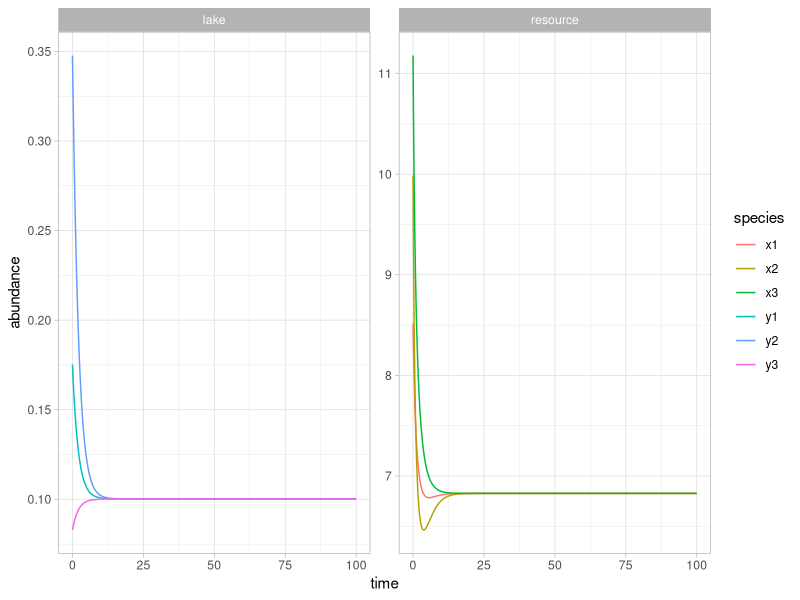
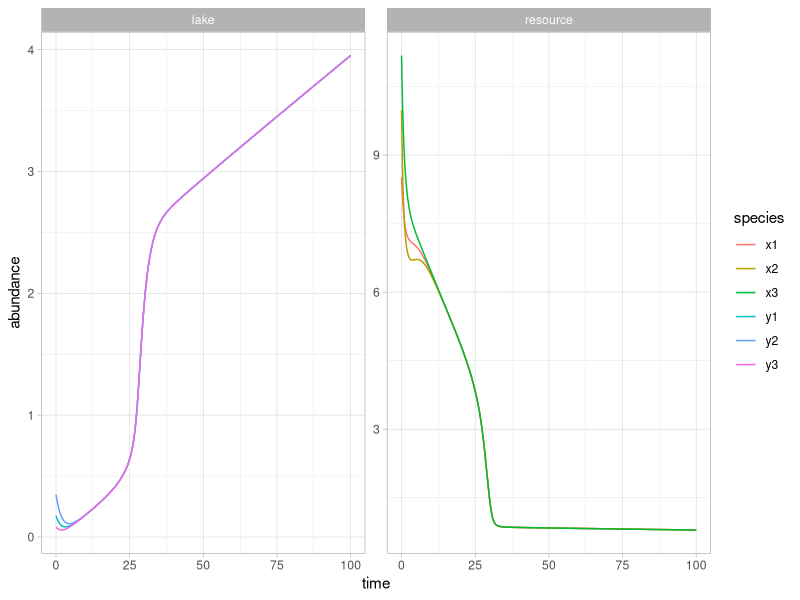
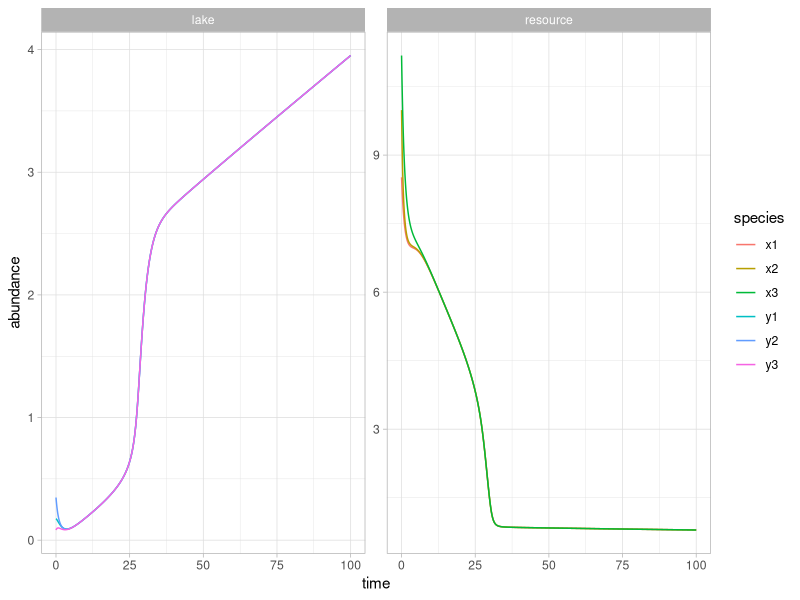
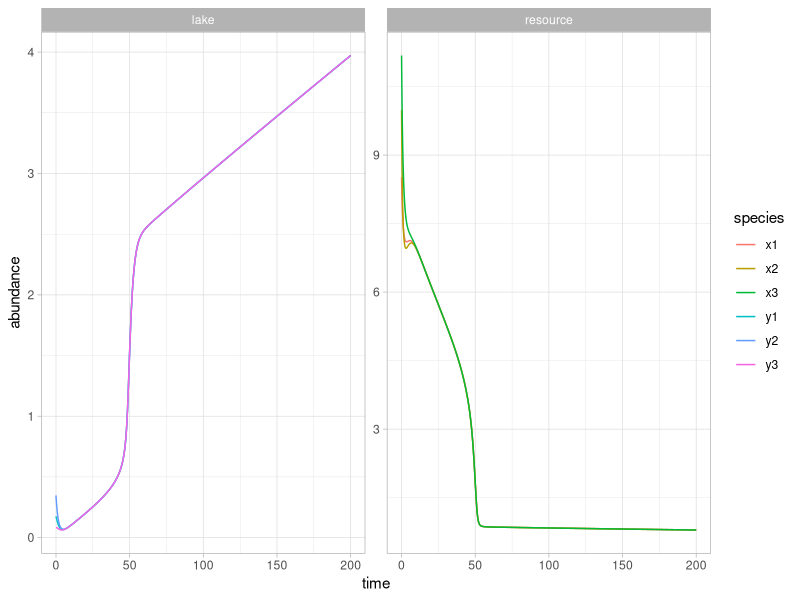
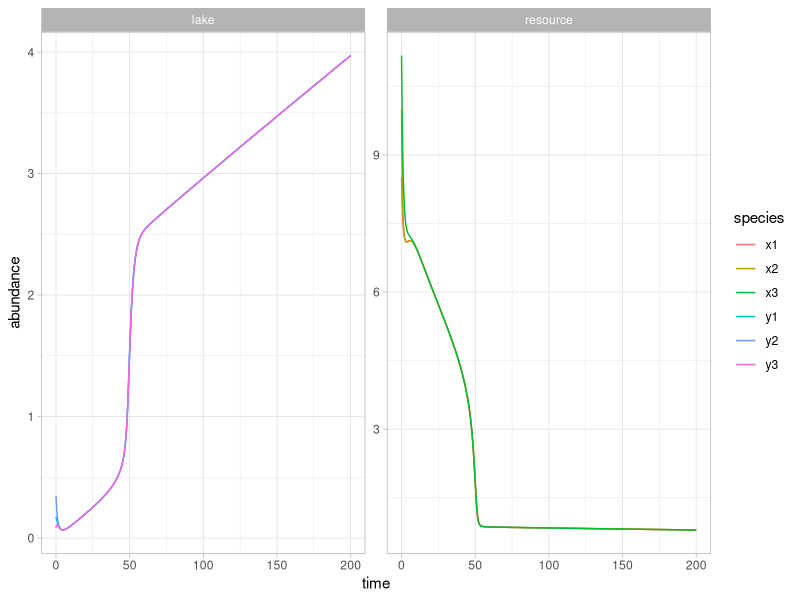
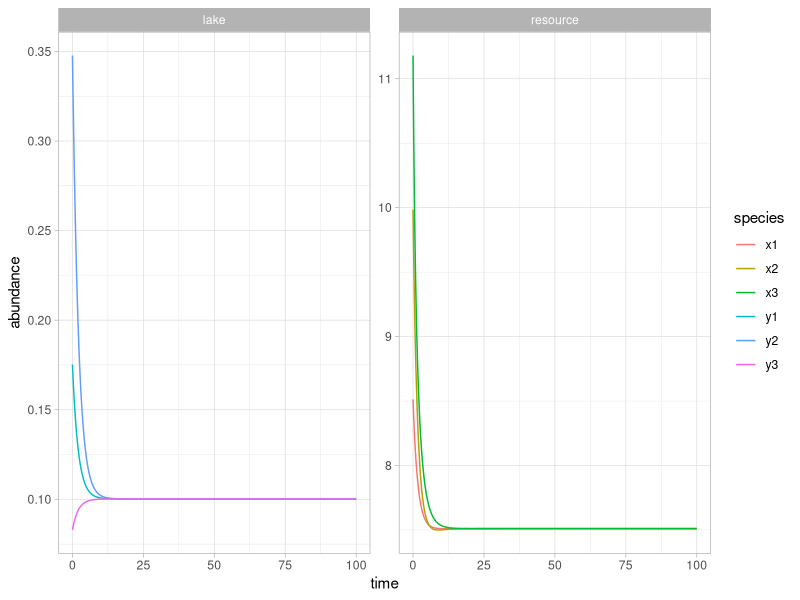
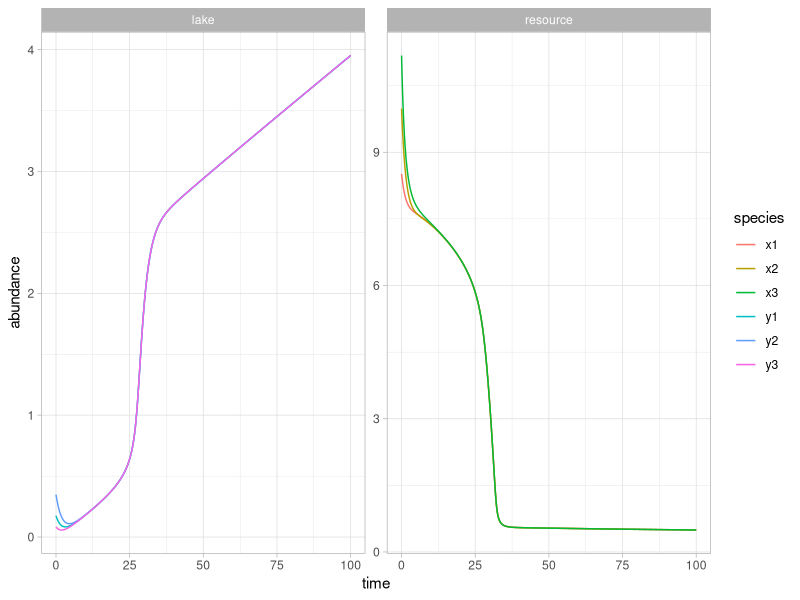
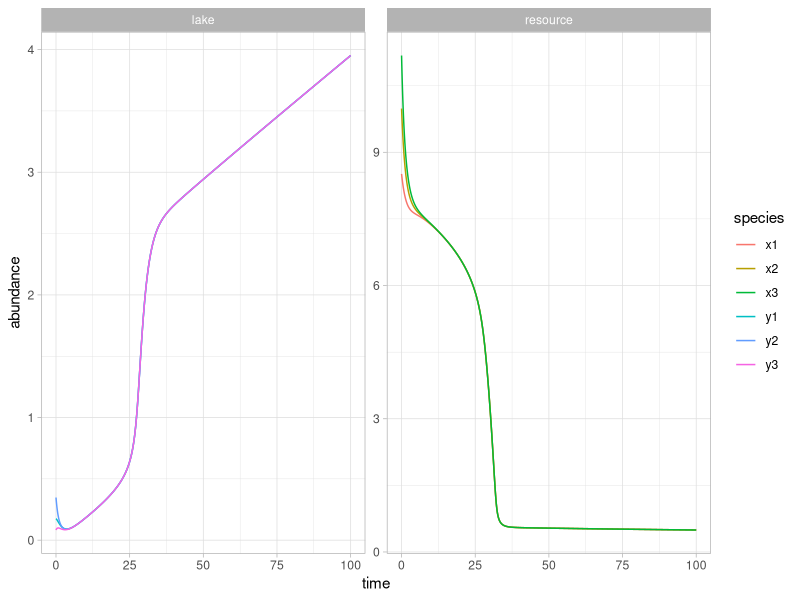

Source code (R) for these figures, in order:
## ---- chunk 1
knitr::opts_chunk$set(comment=NA, fig.width=4, fig.height=3.5, tidy = TRUE)
## ---- chunk 2
library(deSolve)
# library(deTestSet)
library(tidyverse)
library(rlang)
## ---- chunk 3

link_f <- expr((1 / (1 + y))) ## This is the link function

## set matrixes
n <- 3      # number of system elements (resources, lakes)
Dij <- matrix(0,
  #runif(n^2, min = 0.02, max = 0.05),
  ncol = n, nrow = n)
diag(Dij) <- 0
Lij <- matrix(0,
  #runif(n^2, min = 0.02, max = 0.05),
  ncol = n, nrow = n)
diag(Lij) <- 0

rootfun <- function(t,y,parms) {as.numeric(!any(y<0))}
# This is where we define your event function
# Add this directly above your call to ode()
  posfun <- function(t, y, parms){
    with(as.list(y), {
      y[which(y<0)] <- 0  
      return(y)
    })
  }


## Coupled equations

coupled <- function(t, yini, params){
  with(as.list(c(yini, params)), {
    x <- yini[1:n]          # n is the number of resources or lakes
    y <- yini[(1+n):(n*2)]  # yini has n inintial contidions for resources and lakes
    
    dx <- R * x * (1- x/ (K * eval(link_f) ) ) - c *((x^a) / (1 + (x^a) )) - rowSums(Dij * Qi * outer(x, x, FUN = "-")) + colSums(Dij * Qi * outer(x, x, FUN = "-"))
    dy <- u - (b*y) + v * (y^beta/(1^beta + y^beta)) - rowSums(Lij * Zi * outer(y, y, FUN = "-")) + colSums(Lij * Zi * outer(y, y, FUN = "-"))
    
    return(list(c(dx, dy)))
  })
}

# J200603: Note that I modified the code for the difussion term to account for row and col sums. I did the exercise in paper. Row and Col sums are necessary because each represent outputs and inputs in that time step; but the quantity and direction depends on the state variable in t-1. The directionality of the network is lost despite an asymmetric matrix, because the sign of the quantity flow changes over time. 


## Parameters
params <- list(
  v = 1,
  u = 0.05,
  #Yi = 2.5, == Zi # to be consisten with notation.
  beta = 4 ,
  Dij = Dij,
  Qi = 0.33,
  Lij = Lij,
  Zi = 0.33,
  R =  1,        # Growth rate
  K = 10,        # carryng capacity
  a =  4,        # maximum level after crossing the threshold
  c = 1.7,
  b = 1/2
)
## Initial conditions
yini <- c(x = c(runif(n, 8,12)),   # x are resources
          y = c(runif(n, 0, 0.5))) # y are lakes

## set up time steps
times <- seq(from = 0, to = 100, by = 0.01)

## run the model
#print(system.time(
    out <- ode(
      y = yini, times = times, 
      parms = params, func = coupled, root = rootfun,
      #method = "bdf", ## see help("ode") for more methods
      events=list(func = posfun, time = times, root = TRUE)
    )
#))
## ---- chunk 4
out %>%
  as_tibble() %>% 
  gather(key = "species", value = "abundance", 2:7) %>% 
  mutate(type = str_remove_all(species, "[:digit:]"),
         type = ifelse(type == "x", "resource", "lake")) %>%
  #filter(time < 35) %>%
  ggplot(aes(time, abundance)) + 
  geom_line(aes(color = species)) +
  facet_wrap(~type, scales = "free") +
  theme_light()
## ---- chunk 5
## slow variable 
# varying consumption term
df_pollution <- data.frame(year = seq(0, 100, 1), c = seq(0.01, 1, length.out = 101 ))
u_var <- approxfun(df_pollution)


coupled <- function(t, yini, params){
  with(as.list(c(yini, params)), {
    x <- yini[1:n]          # n is the number of resources or lakes
    y <- yini[(1+n):(n*2)]      # yini has n inintial contidions for resources and lakes
    u <- u_var(t)
    
    dx <- R * x * (1- x/ (K * eval(link_f) ) ) - c *((x^a) / (1 + (x^a) )) - rowSums(Dij * Qi * outer(x, x, FUN = "-")) + colSums(Dij * Qi * outer(x, x, FUN = "-"))
    dy <- u - (b*y) + v * (y^beta/(1^beta + y^beta)) - rowSums(Lij * Zi * outer(y, y, FUN = "-")) + colSums(Lij * Zi * outer(y, y, FUN = "-"))
    
    return(list(c(dx, dy)))
  })
}

## Parameters same as before, no need to run again

## run the model
#print(system.time(
    out <- ode(
      y = yini, times = times, parms = params, func = coupled,
      #method = "bdf", ## see help("ode") for more methods
      events=list(func = posfun, time = times)
    )
#))
#Plot results
out %>%
  as_tibble() %>% 
  gather(key = "species", value = "abundance", 2:7) %>% 
  mutate(type = str_remove_all(species, "[:digit:]"),
         type = ifelse(type == "x", "resource", "lake")) %>%
  #filter(time < 35) %>%
  ggplot(aes(time, abundance)) + 
  geom_line(aes(color = species)) +
  facet_wrap(~type, scales = "free") +
  theme_light()

## ---- chunk 6
## set matrixes
n <- 3
Dij <- matrix(0,
  #runif(n^2, min = 0.02, max = 0.05),
  ncol = n, nrow = n)
diag(Dij) <- 0


Lij <- matrix(c(
  0,1,0,
  0,0,1,
  0,0,0
),
  ncol = n, nrow = n, byrow = T)
diag(Lij) <- 0

## Parameters: update matrices
params <- list(
  v = 1,
  # u = 0.05,
  beta = 4 ,
  Dij = Dij,
  Qi = 1/n,
  Lij = Lij,
  Zi = 1/n,
  R =  1,        # Growth rate
  K = 10,        # carryng capacity
  a =  4,        # maximum level after crossing the threshold
  c = 1.7,
  b = 1/2
)
## run the model
#print(system.time(
    out <- ode(
      y = yini, times = times, parms = params, func = coupled, rootfun = rootfun,
      #method = "bdf", ## see help("ode") for more methods
      events=list(func = posfun, time = times, root = TRUE)
    )
#))
#Plot results
out %>%
  as_tibble() %>% 
  gather(key = "species", value = "abundance", 2:7) %>% 
  mutate(type = str_remove_all(species, "[:digit:]"),
         type = ifelse(type == "x", "resource", "lake")) %>%
  #filter(time < 35) %>%
  ggplot(aes(time, abundance)) + 
  geom_line(aes(color = species)) +
  facet_wrap(~type, scales = "free") +
  theme_light()


## ---- chunk 7
## Do you need to increase running time?
## slow variable
# varying consumption term
df_pollution <- data.frame(year = seq(0, 200, 1), c = seq(0.01, 1, length.out = 201 ))
u_var <- approxfun(df_pollution)


## set matrixes
n <- 3
Dij <- matrix(0,
  #runif(n^2, min = 0.02, max = 0.05),
  ncol = n, nrow = n)
diag(Dij) <- 0
Lij <- matrix(c(
  0,1,1,
  0,0,0,
  0,0,0
),
  ncol = n, nrow = n, byrow = F)
diag(Lij) <- 0

## Parameters
params <- list(
  v = 1,
  beta = 4 ,
  Dij = Dij,
  Qi = 1/n,
  Lij = Lij,
  Zi = 1/n,
  R =  1,        # Growth rate
  K = 10,        # carryng capacity
  a =  4,        # maximum level after crossing the threshold
  c = 1.7,
  b = 1/2
)

## run the model
#print(system.time(
    out <- ode(
      y = yini, times = seq(from = 0, to = 200, by = 0.01), 
      parms = params, func = coupled, rootfun = rootfun,
      method = "lsoda", ## see help("ode") for more methods
      events=list(func = posfun, root = TRUE)
    )
#))
#Plot results
out %>%
  as_tibble() %>% 
  gather(key = "species", value = "abundance", 2:7) %>% 
  mutate(type = str_remove_all(species, "[:digit:]"),
         type = ifelse(type == "x", "resource", "lake")) %>%
  #filter(time < 35) %>%
  ggplot(aes(time, abundance)) + 
  geom_line(aes(color = species)) +
  facet_wrap(~type, scales = "free") +
  theme_light()

## ---- chunk 8
## Do you need to increase running time?
## slow variable
# varying consumption term
df_pollution <- data.frame(year = seq(0, 200, 1), c = seq(0.01, 1, length.out = 201 ))
u_var <- approxfun(df_pollution)


## set matrixes
n <- 3
Dij <- matrix(0,
  #runif(n^2, min = 0.02, max = 0.05),
  ncol = n, nrow = n, byrow = TRUE)
diag(Dij) <- 0
Lij <- matrix(c(
  0,1,0,
  0,0,1,
  1,0,0
),
  ncol = n, nrow = n, byrow = F)
diag(Lij) <- 0

## Parameters
params <- list(
  v = 1,
  # u = 0.05,
  # Yi = 2.5, == Zi # to be consisten with notation.
  beta = 4 ,
  Dij = Dij,
  Qi = 1/n,
  Lij = Lij,
  Zi = 1/n,
  R =  1,        # Growth rate
  K = 10,        # carryng capacity
  a =  4,        # maximum level after crossing the threshold
  c = 1.7,
  b = 1/2
)

## run the model
#print(system.time(
    out <- ode(
      y = yini, times = seq(from = 0, to = 200, by = 0.1), 
      parms = params, func = coupled, rootfun = rootfun,
      #method = "bdf", ## see help("ode") for more methods
      events=list(func = posfun, root = TRUE)
    )
#))
#Plot results
out %>%
  as_tibble() %>% 
  gather(key = "species", value = "abundance", 2:7) %>% 
  mutate(type = str_remove_all(species, "[:digit:]"),
         type = ifelse(type == "x", "resource", "lake")) %>%
  #filter(time < 35) %>%
  ggplot(aes(time, abundance)) + 
  geom_line(aes(color = species)) +
  facet_wrap(~type, scales = "free") +
  theme_light()


## ---- chunk 9
## set matrixes
n <- 3
Dij <- matrix(0,
  #runif(n^2, min = 0.02, max = 0.05),
  ncol = n, nrow = n)
diag(Dij) <- 0
Lij <- matrix(0,
  #runif(n^2, min = 0.02, max = 0.05),
  ncol = n, nrow = n)
diag(Lij) <- 0


# This is where we define your event function
# Add this directly above your call to ode()
  posfun <- function(t, y, parms){
    with(as.list(y), {
      y[which(y<0)] <- 0  
      return(y)
    })
  }


coupled <- function(t, yini, params){
  with(as.list(c(yini, params)), {
    x <- yini[1:3]
    y <- yini[4:6]
    
    dx <- R * eval(link_f) *  x * (1- x/ (K  ) ) - c *((x^a) / (1 + (x^a) )) - rowSums(Dij * Qi * outer(x, x, FUN = "-")) + colSums(Dij * Qi * outer(x, x, FUN = "-"))
    dy <- u - (b*y) + v * (y^beta/(1^beta + y^beta)) - rowSums(Lij * Zi * outer(y, y, FUN = "-")) + colSums(Lij * Zi * outer(y, y, FUN = "-"))
    return(list(c(dx, dy)))
  })
}

## Parameters
params <- list(
  v = 1,
  u = 0.05,
  # Yi = 2.5, == Zi # to be consisten with notation.
  beta = 4 ,
  Dij = Dij,
  Qi = 1/n,
  Lij = Lij,
  Zi = 1/n,
  R =  1,        # Growth rate
  K = 10,        # carryng capacity
  a =  4,        # maximum level after crossing the threshold
  c = 1.7,
  b = 1/2
)


## run the model
#print(system.time(
    out <- ode(
      y = yini, times = times, parms = params, 
      func = coupled, rootfun = rootfun,
      #method = "bdf", ## see help("ode") for more methods
      events=list(func = posfun, root = TRUE)
    )
#))
## ---- chunk 10
out %>%
  as_tibble() %>% 
  gather(key = "species", value = "abundance", 2:7) %>% 
  mutate(type = str_remove_all(species, "[:digit:]"),
         type = ifelse(type == "x", "resource", "lake")) %>%
  #filter(time < 35) %>%
  ggplot(aes(time, abundance)) + 
  geom_line(aes(color = species)) +
  facet_wrap(~type, scales = "free") +
  theme_light()
## ---- chunk 11
## slow variable 
# varying consumption term
df_pollution <- data.frame(year = seq(0, 100, 1), c = seq(0.01, 1, length.out = 101 ))
u_var <- approxfun(df_pollution)


coupled <- function(t, yini, params){
  with(as.list(c(yini, params)), {
    x <- yini[1:3]
    y <- yini[4:6]
    u <- u_var(t)
    
    dx <- R * eval(link_f) *  x * (1- x/ (K  ) ) - c *((x^a) / (1 + (x^a) )) - rowSums(Dij * Qi * outer(x, x, FUN = "-")) + colSums(Dij * Qi * outer(x, x, FUN = "-"))
    dy <- u - (b*y) + v * (y^beta/(1^beta + y^beta)) - rowSums(Lij * Zi * outer(y, y, FUN = "-")) + colSums(Lij * Zi * outer(y, y, FUN = "-"))
    
    return(list(c(dx, dy)))
  })
}
## Parameters
params <- list(
  v = 1,
  u = 0.05,
  # Yi = 2.5, == Zi # to be consisten with notation.
  beta = 4 ,
  Dij = Dij,
  Qi = 1/n,
  Lij = Lij,
  Zi = 1/n,
  R =  1,        # Growth rate
  K = 10,        # carryng capacity
  a =  4,        # maximum level after crossing the threshold
  c = 1.7,
  b = 1/2
)

## run the model
#print(system.time(
    out <- ode(
      y = yini, times = times, parms = params, 
      func = coupled, rootfun = rootfun,
      #method = "bdf", ## see help("ode") for more methods
      events=list(func = posfun, root = TRUE)
    )
#))
#Plot results
out %>%
  as_tibble() %>% 
  gather(key = "species", value = "abundance", 2:7) %>% 
  mutate(type = str_remove_all(species, "[:digit:]"),
         type = ifelse(type == "x", "resource", "lake")) %>%
  #filter(time < 35) %>%
  ggplot(aes(time, abundance)) + 
  geom_line(aes(color = species)) +
  facet_wrap(~type, scales = "free") +
  theme_light()

## ---- chunk 12
## set matrixes
n <- 3
Dij <- matrix(0,
  #runif(n^2, min = 0.02, max = 0.05),
  ncol = n, nrow = n)
diag(Dij) <- 0
Lij <- matrix(c(
  0,1,0,
  0,0,1,
  0,0,0
),
  ncol = n, nrow = n, byrow = T)
diag(Lij) <- 0

## Parameters
params <- list(
  v = 1,
  u = 0.05,
  # Yi = 2.5, == Zi # to be consisten with notation.
  beta = 4 ,
  Dij = Dij,
  Qi = 1/n,
  Lij = Lij,
  Zi = 1/n,
  R =  1,        # Growth rate
  K = 10,        # carryng capacity
  a =  4,        # maximum level after crossing the threshold
  c = 1.7,
  b = 1/2
)

## run the model
#print(system.time(
    out <- ode(
      y = yini, times = times, parms = params, 
      func = coupled, rootfun = rootfun,
      #method = "bdf", ## see help("ode") for more methods
      events=list(func = posfun, root = TRUE)
    )
#))
#Plot results
out %>%
  as_tibble() %>% 
  gather(key = "species", value = "abundance", 2:7) %>% 
  mutate(type = str_remove_all(species, "[:digit:]"),
         type = ifelse(type == "x", "resource", "lake")) %>%
  #filter(time < 35) %>%
  ggplot(aes(time, abundance)) + 
  geom_line(aes(color = species)) +
  facet_wrap(~type, scales = "free") +
  theme_light()

## ---- chunk 13
## set matrixes
n <- 3
Dij <- matrix(0,
  #runif(n^2, min = 0.02, max = 0.05),
  ncol = n, nrow = n)
diag(Dij) <- 0
Lij <- matrix(c(
  0,1,1,
  0,0,0,
  0,0,0
),
  ncol = n, nrow = n, byrow = T)
diag(Lij) <- 0
## Parameters
params <- list(
  v = 1,
  u = 0.05,
  # Yi = 2.5, == Zi # to be consisten with notation.
  beta = 4 ,
  Dij = Dij,
  Qi = 1/n,
  Lij = Lij,
  Zi = 1/n,
  R =  1,        # Growth rate
  K = 10,        # carryng capacity
  a =  4,        # maximum level after crossing the threshold
  c = 1.7,
  b = 1/2
)
## run the model
#print(system.time(
    out <- ode(
      y = yini, times = times, parms = params, 
      func = coupled, rootfun = rootfun,
      method = "bdf", ## see help("ode") for more methods
      events=list(func = posfun, root = TRUE)
    )
#))
#Plot results
out %>%
  as_tibble() %>% 
  gather(key = "species", value = "abundance", 2:7) %>% 
  mutate(type = str_remove_all(species, "[:digit:]"),
         type = ifelse(type == "x", "resource", "lake")) %>%
  #filter(time < 35) %>%
  ggplot(aes(time, abundance)) + 
  geom_line(aes(color = species)) +
  facet_wrap(~type, scales = "free") +
  theme_light()

## ---- chunk 14
## Do you need to increase running time?
# ## slow variable 
# # varying consumption term
df_pollution <- data.frame(year = seq(0, 200, 1), c = seq(0.01, 1, length.out = 201 ))
u_var <- approxfun(df_pollution)


## set matrixes
n <- 3
Dij <- matrix(0,
  #runif(n^2, min = 0.02, max = 0.05),
  ncol = n, nrow = n, byrow = TRUE)
diag(Dij) <- 0
Lij <- matrix(c(
  0,1,0,
  0,0,1,
  1,0,0
),
  ncol = n, nrow = n, byrow = F)
diag(Lij) <- 0

## Parameters
params <- list(
  v = 1,
  # u = 0.05,
  # Yi = 2.5, == Zi # to be consisten with notation.
  beta = 4 ,
  Dij = Dij,
  Qi = 1/n,
  Lij = Lij,
  Zi = 1/n,
  R =  1,        # Growth rate
  K = 10,        # carryng capacity
  a =  4,        # maximum level after crossing the threshold
  c = 1.7,
  b = 1/2
)

## run the model
#print(system.time(
    out <- ode(
      y = yini, times = seq(from = 0, to = 200, by = 0.01), 
      parms = params, func = coupled, rootfun = rootfun,
      #method = "bdf", ## see help("ode") for more methods
      events=list(func = posfun, root = TRUE)
    )
#))
#Plot results
out %>%
  as_tibble() %>% 
  gather(key = "species", value = "abundance", 2:7) %>% 
  mutate(type = str_remove_all(species, "[:digit:]"),
         type = ifelse(type == "x", "resource", "lake")) %>%
  #filter(time < 35) %>%
  ggplot(aes(time, abundance)) + 
  geom_line(aes(color = species)) +
  facet_wrap(~type, scales = "free") +
  theme_light()


## ---- chunk 15
## set matrixes
n <- 3
Dij <- matrix(0,
  #runif(n^2, min = 0.02, max = 0.05),
  ncol = n, nrow = n)
diag(Dij) <- 0
Lij <- matrix(0,
  #runif(n^2, min = 0.02, max = 0.05),
  ncol = n, nrow = n)
diag(Lij) <- 0


# This is where we define your event function
# Add this directly above your call to ode()
  posfun <- function(t, y, parms){
    with(as.list(y), {
      y[which(y<0)] <- 0  
      return(y)
    })
  }


## Slow variable? perhaps latter

coupled <- function(t, yini, params){
  with(as.list(c(yini, params)), {
    x <- yini[1:3]
    y <- yini[4:6]
    
    dx <- R  *  x * (1- x/ (K  ) ) - c * eval(link_f) *((x^a) / (1 + (x^a) )) - rowSums(Dij * Qi * outer(x, x, FUN = "-")) + colSums(Dij * Qi * outer(x, x, FUN = "-"))
    dy <- u - (b*y) + v * (y^beta/(1^beta + y^beta)) - rowSums(Lij * Zi * outer(y, y, FUN = "-")) + colSums(Lij * Zi * outer(y, y, FUN = "-"))
     
    return(list(c(dx, dy)))
  })
}

## Parameters
params <- list(
  v = 1,
  u = 0.05,
  # Yi = 2.5, == Zi # to be consisten with notation.
  beta = 4 ,
  Dij = Dij,
  Qi = 1/n,
  Lij = Lij,
  Zi = 1/n,
  R =  1,        # Growth rate
  K = 10,        # carryng capacity
  a =  4,        # maximum level after crossing the threshold
  c = 1.7,
  b = 1/2
)


## run the model
#print(system.time(
    out <- ode(
      y = yini, times = times, parms = params, func = coupled,
      rootfunc = rootfun,
      #method = "bdf", ## see help("ode") for more methods
      events=list(func = posfun, root = TRUE)
    )
#))
## ---- chunk 16
out %>%
  as_tibble() %>% 
  gather(key = "species", value = "abundance", 2:7) %>% 
  mutate(type = str_remove_all(species, "[:digit:]"),
         type = ifelse(type == "x", "resource", "lake")) %>%
  #filter(time < 35) %>%
  ggplot(aes(time, abundance)) + 
  geom_line(aes(color = species)) +
  facet_wrap(~type, scales = "free") +
  theme_light()
## ---- chunk 17
## slow variable 
# varying consumption term
df_pollution <- data.frame(year = seq(0, 100, 1), c = seq(0.01, 1, length.out = 101 ))
u_var <- approxfun(df_pollution)


coupled <- function(t, yini, params){
  with(as.list(c(yini, params)), {
    x <- yini[1:3]
    y <- yini[4:6]
    u <- u_var(t)
    
    dx <- R  *  x * (1- x/ (K  ) ) - c * eval(link_f) *((x^a) / (1 + (x^a) )) - rowSums(Dij * Qi * outer(x, x, FUN = "-")) + colSums(Dij * Qi * outer(x, x, FUN = "-"))
    dy <- u - (b*y) + v * (y^beta/(1^beta + y^beta)) - rowSums(Lij * Zi * outer(y, y, FUN = "-")) + colSums(Lij * Zi * outer(y, y, FUN = "-"))
    
    return(list(c(dx, dy)))
  })
}

## Parameters
params <- list(
  v = 1,
  u = 0.05,
  # Yi = 2.5, == Zi # to be consisten with notation.
  beta = 4 ,
  Dij = Dij,
  Qi = 1/n,
  Lij = Lij,
  Zi = 1/n,
  R =  1,        # Growth rate
  K = 10,        # carryng capacity
  a =  4,        # maximum level after crossing the threshold
  c = 1.7,
  b = 1/2
)

## run the model
#print(system.time(
    out <- ode(
      y = yini, times = times, parms = params, func = coupled,
      #method = "bdf", ## see help("ode") for more methods
      events=list(func = posfun, time = times)
    )
#))
#Plot results
out %>%
  as_tibble() %>% 
  gather(key = "species", value = "abundance", 2:7) %>% 
  mutate(type = str_remove_all(species, "[:digit:]"),
         type = ifelse(type == "x", "resource", "lake")) %>%
  #filter(time < 35) %>%
  ggplot(aes(time, abundance)) + 
  geom_line(aes(color = species)) +
  facet_wrap(~type, scales = "free") +
  theme_light()

## ---- chunk 18
## set matrixes
n <- 3
Dij <- matrix(0,
  #runif(n^2, min = 0.02, max = 0.05),
  ncol = n, nrow = n, byrow = TRUE)
diag(Dij) <- 0
Lij <- matrix(c(
  0,1,0,
  0,0,1,
  0,0,0
),
  ncol = n, nrow = n, byrow = F)
diag(Lij) <- 0
## Parameters
params <- list(
  v = 1,
  u = 0.05,
  # Yi = 2.5, == Zi # to be consisten with notation.
  beta = 4 ,
  Dij = Dij,
  Qi = 1/n,
  Lij = Lij,
  Zi = 1/n,
  R =  1,        # Growth rate
  K = 10,        # carryng capacity
  a =  4,        # maximum level after crossing the threshold
  c = 1.7,
  b = 1/2
)
## run the model
#print(system.time(
    out <- ode(
      y = yini, times = times, parms = params, func = coupled,
      rootfun = rootfun,
      #method = "bdf", ## see help("ode") for more methods
      events=list(func = posfun, root = TRUE)
    )
#))
#Plot results
out %>%
  as_tibble() %>% 
  gather(key = "species", value = "abundance", 2:7) %>% 
  mutate(type = str_remove_all(species, "[:digit:]"),
         type = ifelse(type == "x", "resource", "lake")) %>%
  #filter(time < 35) %>%
  ggplot(aes(time, abundance)) + 
  geom_line(aes(color = species)) +
  facet_wrap(~type, scales = "free") +
  theme_light()

## ---- chunk 19
## set matrixes
n <- 3
Dij <- matrix(0,
  #runif(n^2, min = 0.02, max = 0.05),
  ncol = n, nrow = n, byrow = TRUE)
diag(Dij) <- 0
Lij <- matrix(c(
  0,1,1,
  0,0,0,
  0,0,0
),
  ncol = n, nrow = n, byrow = F)
diag(Lij) <- 0
## Parameters
params <- list(
  v = 1,
  u = 0.05,
  # Yi = 2.5, == Zi # to be consisten with notation.
  beta = 4 ,
  Dij = Dij,
  Qi = 1/n,
  Lij = Lij,
  Zi = 1/n,
  R =  1,        # Growth rate
  K = 10,        # carryng capacity
  a =  4,        # maximum level after crossing the threshold
  c = 1.7,
  b = 1/2
)
## run the model
#print(system.time(
    out <- ode(
      y = yini, times = times, parms = params, func = coupled,
      rootfun = rootfun,
      #method = "bdf", ## see help("ode") for more methods
      events=list(func = posfun, root = TRUE)
    )
#))
#Plot results
out %>%
  as_tibble() %>% 
  gather(key = "species", value = "abundance", 2:7) %>% 
  mutate(type = str_remove_all(species, "[:digit:]"),
         type = ifelse(type == "x", "resource", "lake")) %>%
  #filter(time < 35) %>%
  ggplot(aes(time, abundance)) + 
  geom_line(aes(color = species)) +
  facet_wrap(~type, scales = "free") +
  theme_light()


## ---- chunk 20
## Do you need to increase running time?
# ## slow variable 
# # varying consumption term
df_pollution <- data.frame(year = seq(0, 200, 1), c = seq(0.01, 1, length.out = 201 ))
u_var <- approxfun(df_pollution)


## set matrixes
n <- 3
Dij <- matrix(0,
  #runif(n^2, min = 0.02, max = 0.05),
  ncol = n, nrow = n, byrow = TRUE)
diag(Dij) <- 0
Lij <- matrix(c(
  0,1,0,
  0,0,1,
  1,0,0
),
  ncol = n, nrow = n, byrow = TRUE)
diag(Lij) <- 0
## Parameters
params <- list(
  v = 1,
  u = 0.05,
  # Yi = 2.5, == Zi # to be consisten with notation.
  beta = 4 ,
  Dij = Dij,
  Qi = 1/n,
  Lij = Lij,
  Zi = 1/n,
  R =  1,        # Growth rate
  K = 10,        # carryng capacity
  a =  4,        # maximum level after crossing the threshold
  c = 1.7,
  b = 1/2
)
## run the model
#print(system.time(
    out <- ode(
      y = yini, times = seq(from = 0, to = 200, by = 0.01), 
      parms = params, func = coupled,
      #method = "bdf", ## see help("ode") for more methods
      events=list(func = posfun, time = times)
    )
#))
#Plot results
out %>%
  as_tibble() %>% 
  gather(key = "species", value = "abundance", 2:7) %>% 
  mutate(type = str_remove_all(species, "[:digit:]"),
         type = ifelse(type == "x", "resource", "lake")) %>%
  #filter(time < 35) %>%
  ggplot(aes(time, abundance)) + 
  geom_line(aes(color = species)) +
  facet_wrap(~type, scales = "free") +
  theme_light()


## ---- chunk 21
## set matrixes
n <- 3
Dij <- matrix(1,
  #runif(n^2, min = 0.02, max = 0.05),
  ncol = n, nrow = n)
diag(Dij) <- 0
Lij <- matrix(0,
  #runif(n^2, min = 0.02, max = 0.05),
  ncol = n, nrow = n)
diag(Lij) <- 0


coupled <- function(t, yini, params){
  with(as.list(c(yini, params)), {
    x <- yini[1:3]
    y <- yini[4:6]
    
    dx <- R  *  x * (1- x/ (K  ) ) - c  *((x^a) / (1 + (x^a) )) - rowSums(Dij * eval(link_f) * Qi * outer(x, x, FUN = "-")) + colSums(Dij * eval(link_f)* Qi * outer(x, x, FUN = "-"))
    dy <- u - (b*y) + v * (y^beta/(1^beta + y^beta)) - rowSums(Lij * Zi * outer(y, y, FUN = "-")) + colSums(Lij * Zi * outer(y, y, FUN = "-"))
     
    return(list(c(dx, dy)))
  })
}

## Parameters
params <- list(
  v = 1,
  u = 0.05,
  # Yi = 2.5, == Zi # to be consisten with notation.
  beta = 4 ,
  Dij = Dij,
  Qi = 1/n,
  Lij = Lij,
  Zi = 1/n,
  R =  1,        # Growth rate
  K = 10,        # carryng capacity
  a =  4,        # maximum level after crossing the threshold
  c = 1.7,
  b = 1/2
)

## run the model
#print(system.time(
    out <- ode(
      y = yini, times = times, parms = params, func = coupled,
      rootfunc = rootfun,
      #method = "bdf", ## see help("ode") for more methods
      events=list(func = posfun, root = TRUE)
    )
#))
